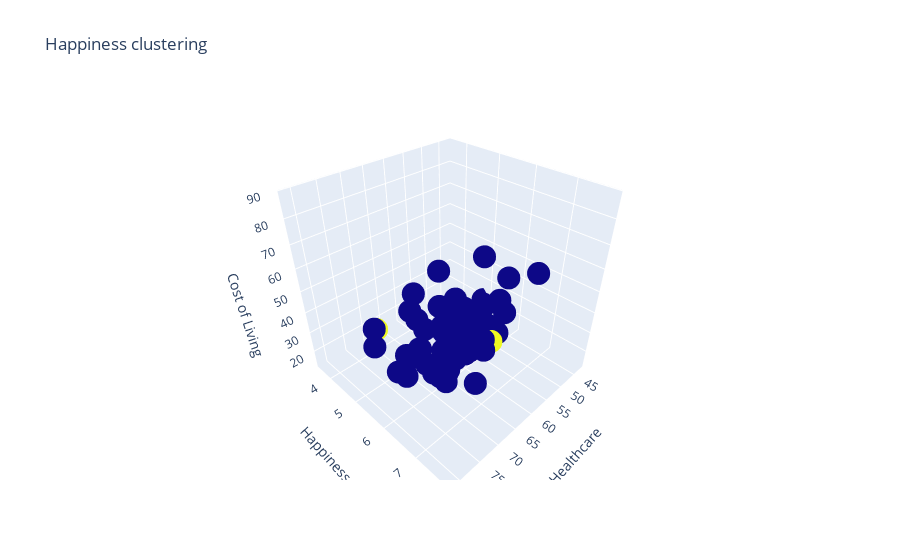

This figure's notebook cell:
### Code cell
import plotly.graph_objs as go
scatter = go.Scatter3d(y=df["Happiness Score"],
                       x=df["Health Care Index"], 
                       z=df["Cost of Living Plus Rent Index"],
                       mode="markers",
                       marker=dict(color=clusters2.predict(X_2)));
layout = go.Layout(title="Happiness clustering", 
                   scene=dict(xaxis=dict(title="Healthcare"),
                              yaxis=dict(title="Happiness"),
                              zaxis=dict(title="Cost of Living")));
fig = go.Figure(data=scatter, layout=layout);
plotly.offline.iplot(fig)

### Figure 1 — Plotly figure (JSON) as saved in the notebook; plotly's stock layout.template omitted (floating-point values rounded to 4 significant figures)
{"data": [{"marker": {"color": [0, 0, 0, 0, 0, 0, 0, 0, 0, 0, 0, 0, 0, 0, 0, 0, 0, 0, 0, 0, 0, 0, 0, 0, 0, 0, 0, 0, 0, 0, 0, 0, 0, 0, 0, 0, 0, 0, 0, 0, 0, 0, 0, 0, 0, 1, 0, 0, 0, 1, 0, 0, 0, 0, 0, 0, 0, 0, 0, 0, 0, 0, 0]}, "mode": "markers", "type": "scatter3d", "x": [80, 72.44, 75.79, 77.38, 74.65, 78.73, 65.92, 73.81, 73.32, 72.67, 69.23, 74.36, 64.58, 78.88, 81.14, 71.58, 71.88, 69.49, 62.68, 79.99, 51.89, 74.34, 59.11, 62.91, 73.29, 51.75, 70.84, 61.01, 66.59, 59.04, 56.21, 55.06, 64.14, 55.4, 47.8, 69.8, 70.59, 65.44, 70.12, 68.1, 51.27, 51.24, 56.21, 69.25, 64.6, 67.13, 59.93, 64.38, 67.24, 56.29, 45.72, 60.59, 52.33, 64.48, 77.95, 60.48, 50.7, 56.15, 67.47, 72.53, 55.59, 42.8, 51.59], "y": [7.646, 7.56, 7.809, 7.223, 7.449, 7.294, 7.504, 7.3, 7.076, 6.022, 7.353, 7.488, 6.363, 6.401, 5.871, 7.232, 5.911, 6.215, 5.505, 6.664, 7.094, 6.864, 6.406, 5.95, 7.129, 6.159, 6.377, 6.186, 6.387, 5.54, 5.515, 6.124, 4.814, 5.102, 6.0, 5.132, 5.925, 6.228, 6.465, 5.384, 5.778, 4.673, 6.102, 5.975, 4.633, 3.573, 6.305, 4.772, 6.163, 6.376, 5.095, 5.693, 4.561, 5.124, 5.999, 5.286, 6.058, 5.797, 6.006, 4.327, 4.583, 4.833, 4.724], "z": [58.57, 87.89, 49.18, 55.04, 55.3, 49.54, 74.88, 53.19, 46.99, 33.94, 48.83, 70.21, 36.05, 38.46, 55.9, 49.98, 36.27, 29.63, 32.38, 50.82, 60.59, 49.61, 30.67, 30.91, 57.32, 40.05, 72.58, 28.38, 45.24, 23.13, 34.62, 23.22, 30.31, 23.75, 27.99, 21.34, 27.1, 29.16, 24.11, 25.67, 22.98, 19.54, 41.21, 21.17, 33.52, 15.54, 40.09, 43.3, 20.58, 26.08, 22.18, 13.66, 22.31, 28.72, 34.14, 24.52, 20.66, 26.28, 23.94, 20.2, 26.11, 19.22, 27.45]}], "layout": {"scene": {"xaxis": {"title": {"text": "Healthcare"}}, "yaxis": {"title": {"text": "Happiness"}}, "zaxis": {"title": {"text": "Cost of Living"}}}, "title": {"text": "Happiness clustering"}}}
